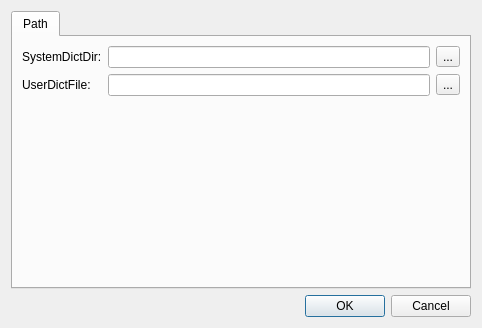
<?xml version="1.0" encoding="UTF-8"?>
<ui version="4.0">
 <class>PreferenceDialog</class>
 <widget class="QDialog" name="PreferenceDialog">
  <property name="geometry">
   <rect>
    <x>0</x>
    <y>0</y>
    <width>482</width>
    <height>328</height>
   </rect>
  </property>
  <property name="windowTitle">
   <string>Preference</string>
  </property>
  <layout class="QGridLayout" name="gridLayout_2">
   <item row="1" column="0">
    <widget class="QDialogButtonBox" name="buttonBox">
     <property name="orientation">
      <enum>Qt::Horizontal</enum>
     </property>
     <property name="standardButtons">
      <set>QDialogButtonBox::Cancel|QDialogButtonBox::Ok</set>
     </property>
    </widget>
   </item>
   <item row="0" column="0">
    <widget class="QTabWidget" name="tabWidget">
     <property name="currentIndex">
      <number>0</number>
     </property>
     <widget class="QWidget" name="tabPath">
      <attribute name="title">
       <string>Path</string>
      </attribute>
      <layout class="QFormLayout" name="formLayout">
       <item row="0" column="0">
        <widget class="QLabel" name="labelPathSysDict">
         <property name="text">
          <string>SystemDictDir:</string>
         </property>
        </widget>
       </item>
       <item row="0" column="1">
        <layout class="QHBoxLayout" name="horizontalLayoutPathSysDict">
         <item>
          <widget class="QLineEdit" name="lineEditPathSysDict"/>
         </item>
         <item>
          <widget class="QToolButton" name="toolButtonPathSysDict">
           <property name="text">
            <string>...</string>
           </property>
          </widget>
         </item>
        </layout>
       </item>
       <item row="1" column="0">
        <widget class="QLabel" name="labelPathUserDict">
         <property name="text">
          <string>UserDictFile:</string>
         </property>
        </widget>
       </item>
       <item row="1" column="1">
        <layout class="QHBoxLayout" name="horizontalLayoutPathUserDict">
         <item>
          <widget class="QLineEdit" name="lineEditPathUserDict"/>
         </item>
         <item>
          <widget class="QToolButton" name="toolButtonPathUserDict">
           <property name="text">
            <string>...</string>
           </property>
          </widget>
         </item>
        </layout>
       </item>
      </layout>
     </widget>
    </widget>
   </item>
  </layout>
 </widget>
 <resources/>
 <connections>
  <connection>
   <sender>buttonBox</sender>
   <signal>accepted()</signal>
   <receiver>PreferenceDialog</receiver>
   <slot>accept()</slot>
   <hints>
    <hint type="sourcelabel">
     <x>248</x>
     <y>254</y>
    </hint>
    <hint type="destinationlabel">
     <x>157</x>
     <y>274</y>
    </hint>
   </hints>
  </connection>
  <connection>
   <sender>buttonBox</sender>
   <signal>rejected()</signal>
   <receiver>PreferenceDialog</receiver>
   <slot>reject()</slot>
   <hints>
    <hint type="sourcelabel">
     <x>316</x>
     <y>260</y>
    </hint>
    <hint type="destinationlabel">
     <x>286</x>
     <y>274</y>
    </hint>
   </hints>
  </connection>
 </connections>
</ui>
